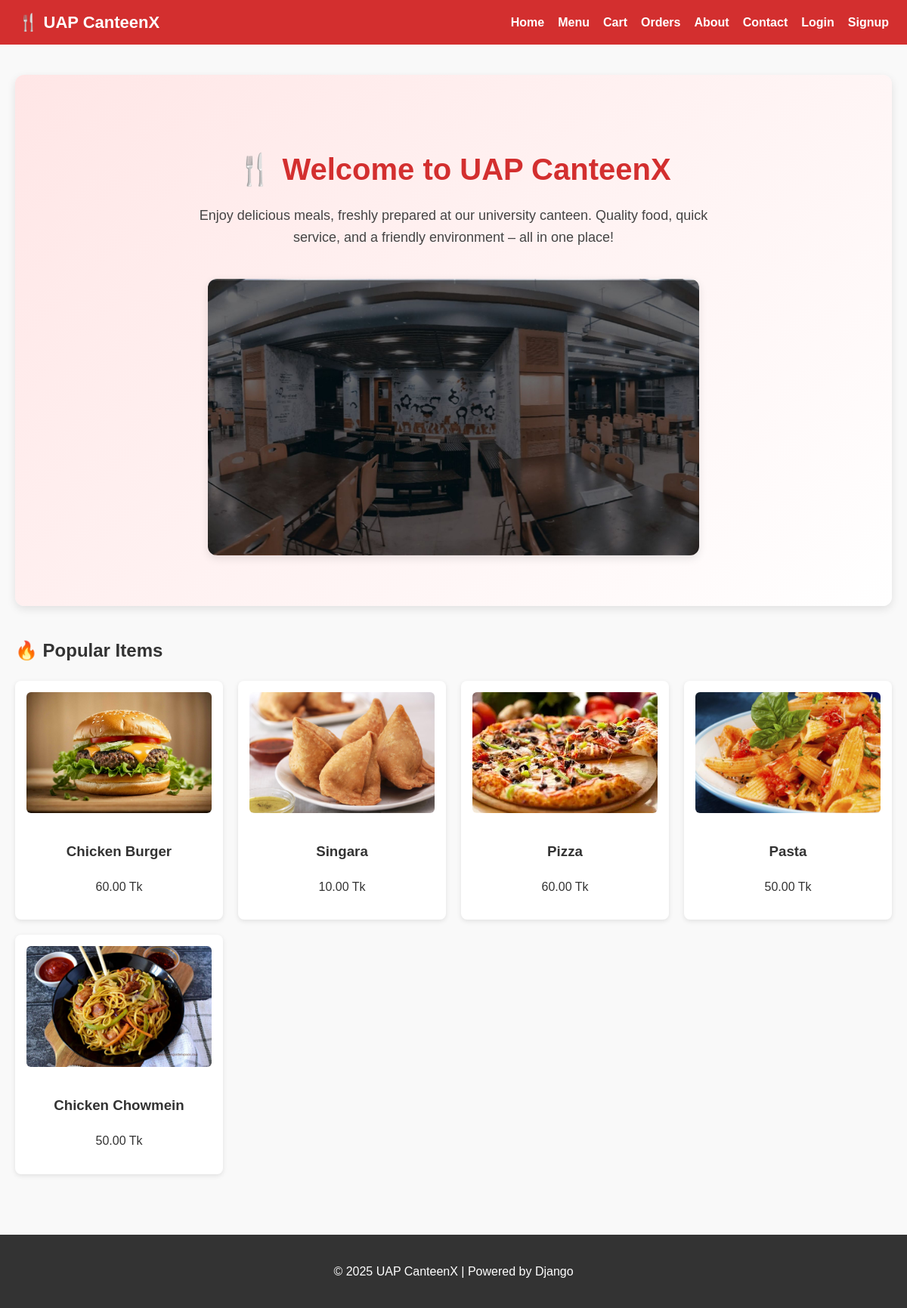
The page / on the database its author committed.
### my_canteen/models.py (models this page shows, shortened)
class MenuItem(models.Model):
    name = models.CharField(max_length=100)
    description = models.TextField(blank=True)
    price = models.DecimalField(max_digits=6, decimal_places=2)
    stock = models.PositiveIntegerField(default=0)
    image = models.ImageField(upload_to='menu/', blank=True, null=True)
    category = models.ForeignKey(Category, on_delete=models.CASCADE, null=True)
    is_active = models.BooleanField(default=True)
    is_popular = models.BooleanField(default=False)
    rating_avg = models.FloatField(default=0)
    rating_count = models.PositiveIntegerField(default=0)

### my_canteen/views.py (the view)
# urls.py: path('', views.home, name='home'),
def home(request):
    popular_items = MenuItem.objects.filter(is_popular=True, is_active=True)[:6]
    return render(request, 'my_canteen/home.html', {"popular_items": popular_items})

### my_canteen/context_processors.py (called while the page is built)
def cart_count(request):
    cart = request.session.get("cart", {})
    return {"cart_count": sum(cart.values())}

### my_canteen/templates/my_canteen/home.html
{% extends "my_canteen/base.html" %}
{% load static %}
{% block content %}
<section class="hero">
    <div class="hero-content">
        <h1>🍴 Welcome to UAP CanteenX</h1>
        <p>
            Enjoy delicious meals, freshly prepared at our university canteen.
            Quality food, quick service, and a friendly environment – all in one place!
        </p>
        <img src="{% static 'my_canteen/images/UAP CanteenX.jpg' %}"
             alt="Canteen Image" class="hero-img">
    </div>
</section>
<section class="popular">
    <h2>🔥 Popular Items</h2>
    {% if popular_items %}
        <div class="card-grid">
            {% for item in popular_items %}
                <div class="card">
                    {% if item.image %}
                        <img src="{{ item.image.url }}" alt="{{ item.name }}">
                    {% else %}
                        <img src="https://via.placeholder.com/200" alt="No Image">
                    {% endif %}
                    <h3>{{ item.name }}</h3>
                    <p>{{ item.price }} Tk</p>
                </div>
            {% endfor %}
        </div>
    {% else %}
        <p>No popular items found.</p>
    {% endif %}
</section>
{% endblock %}

### my_canteen/static/my_canteen/css/styles.css (style rules this page uses)
body { margin: 0; font-family: Arial, sans-serif; background: #f9f9f9; color: #333; line-height: 1.6; }
.hero { text-align: center; padding: 60px 20px; background: linear-gradient(135deg, #ffe6e6, #fff); border-radius: 12px; margin: 20px auto 40px; box-shadow: 0px 4px 12px rgba(0,0,0,0.1); }
.hero h1 { font-size: 40px; font-weight: bold; color: #d32f2f; margin-bottom: 15px; }
.hero p { font-size: 18px; color: #444; max-width: 700px; margin: 0 auto 20px; line-height: 1.6; }
.hero-img { max-width: 650px; width: 100%; border-radius: 12px; box-shadow: 0px 4px 12px rgba(0,0,0,0.1); margin-top: 20px; }
.card-grid { display: grid; grid-template-columns: repeat(auto-fill, minmax(220px, 1fr)); gap: 20px; margin-top: 20px; }
.card { background: white; border-radius: 8px; box-shadow: 0 2px 6px rgba(0,0,0,0.1); padding: 15px; text-align: center; transition: transform 0.2s; position: relative; }
.card img { width: 100%; height: 160px; object-fit: cover; border-radius: 6px; margin-bottom: 10px; }

### rows shown on the page
MenuItem: image (picture), name "Chicken Burger", price "60.00"
MenuItem: image (picture), name "Singara", price "10.00"
MenuItem: image (picture), name "Pizza", price "60.00"
MenuItem: image (picture), name "Pasta", price "50.00"
MenuItem: image (picture), name "Chicken Chowmein", price "50.00"
